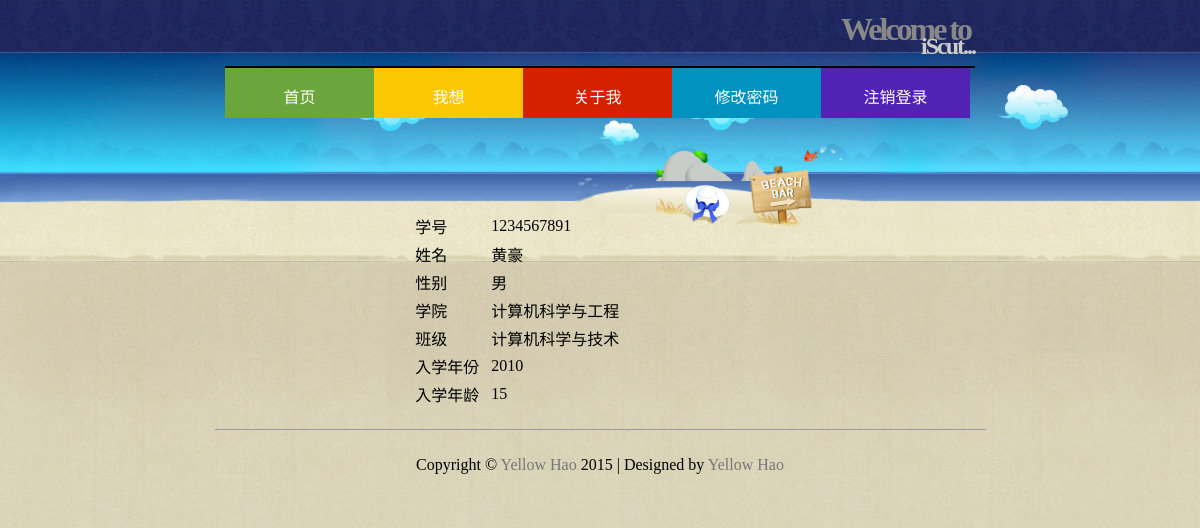
Screenshot of /iScut/htdocs/s_info.php (signed in) with the database file from the repository.
### tables this page shows
CREATE TABLE `student` (
  `s_id` char(10) NOT NULL,
  `s_name` char(30) NOT NULL,
  `gender` enum('男','女') NOT NULL,
  `enter_year` char(4) NOT NULL,
  `s_class` char(50) NOT NULL,
  `pass` char(40) NOT NULL,
  `enter_age` tinyint(2) NOT NULL,
  `dep_name` char(50) NOT NULL DEFAULT '学院'
);

### iScut/htdocs/s_info.php (the view, shortened to what this page needs)
<?php
require_once("../mysqli_connect.php");
$id=$_COOKIE['id'];
$q="SELECT * FROM student where s_id='$id'";
$r=@mysqli_query($dbc,$q);
if(mysqli_num_rows($r)==1)
{
	$row=mysqli_fetch_array($r,MYSQLI_ASSOC);
$i=$row['s_id'];
$n=$row['s_name'];
$g=$row['gender'];
$ey=$row['enter_year'];
$c=$row['s_class'];
$ea=$row['enter_age'];
$d=$row['dep_name'];
echo '<table align="center" width="50%">
	<tr><td align="left" width="100">学号</td>
	<td align="left" width="400">'.$i.'</td>
	<tr>
	<td align="left" width="100">姓名</td>
	<td align="left" width="400">'.$n.'</td></tr>
	<tr><td align="left" width="100">性别</td>
	<td align="left" width="400">'.$g.'</td></tr>
	<tr><td align="left" width="100">学院</td>
	<td align="left" width="400">'.$d.'</td></tr>
	<tr><td align="left" width="100">班级</td>
	<td align="left" width="400">'.$c.'</td></tr>
	<tr><td align="left" width="100">入学年份</td>
	<td align="left" width="400">'.$ey.'</td></tr>
	<tr><td align="left" width="100">入学年龄</td>
	<td align="width" width="400">'.$ea.'</td>
	</tr>
	</table>';
}else echo 'Error!';
?>

### iScut/htdocs/includes/style.css (style rules this page uses)
a { color:#777; text-decoration:none; }
body { font-family:"Lucida Grande",arial,sans-serif; background:#CDCDCD url(../img/background.jpg) no-repeat fixed top; //background-position-x: 50%; font-family:微软雅黑; }
#header { border-bottom:2px solid #000000; height:60px; margin:0 auto; width:750px; }
#header h1 { color:#888; font-size:200%; letter-spacing:-3px; text-align:right; padding:5px; margin-top:-20px; margin-bottom:-40px; }
#header h2 { color:#CCC; font-size:150%; letter-spacing:-2px; text-align:right; }
#navigation { text-align:center; margin:0 auto; width:750px; position:relative; }
#navigation li { width:149px; height:50px; float:left; color:#191919; text-align:center; overflow:hidden; position:relative; }
#navigation ul { margin:0; padding:0; position:absolute; }
#navigation a { color:#FFF; text-decoration:none; }
#navigation p { padding:0px 5px; }
#navigation .green, .ngreen { background:#6AA63B; }
#navigation .yellow, .nyellow { background:#FBC700; }
#navigation .nred { background:#D52100; }
#navigation .purple,.npurple { background:#5122B4; }
#navigation .blue { background:#0292C0; }
#content { height:auto; margin:0 auto; padding:0 0 20px; width:751px; margin-top:125px; }
#footer { border-top:1px solid #999; height:50px; margin:0 auto; padding:10px; text-align:center; width:751px; }

### rows the page displays
student: s_id "1234567891", s_name "黄豪", gender "男", dep_name "计算机科学与工程", s_class "计算机科学与技术", enter_year "2010", enter_age "15"
